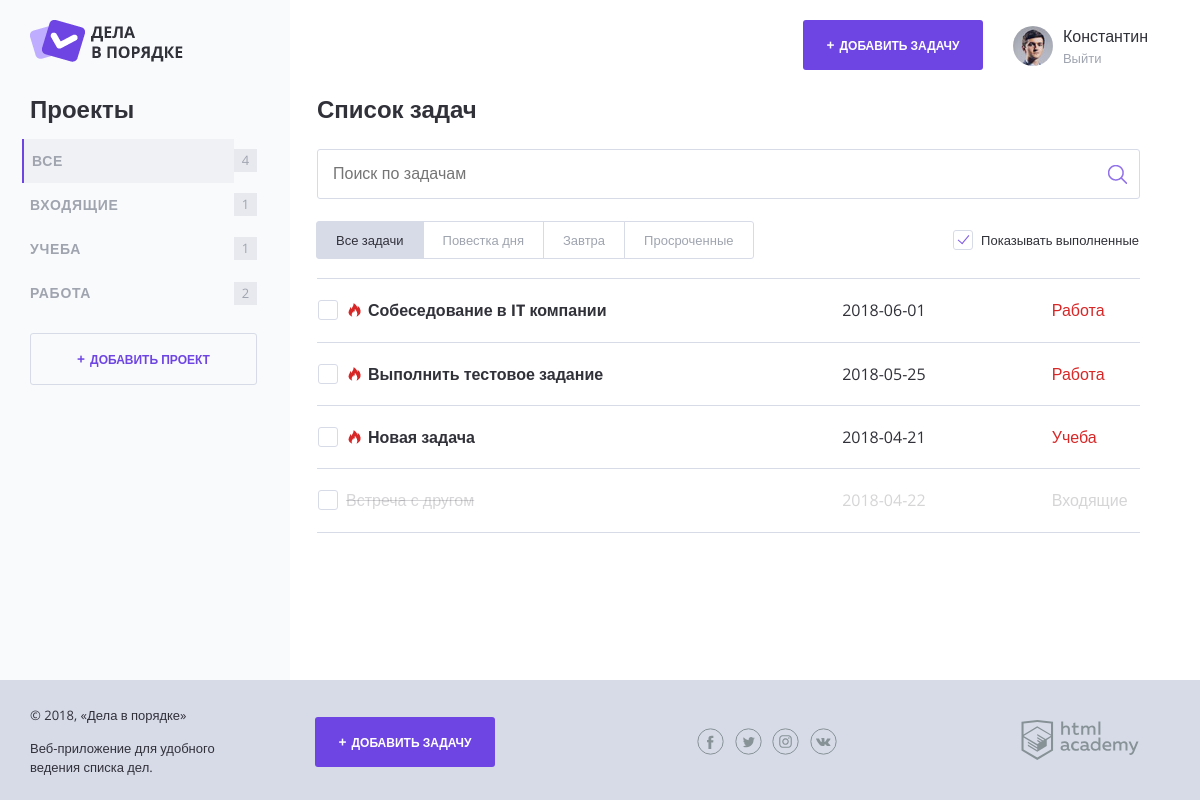
The page / on the database its author committed.
### tables this page shows
CREATE TABLE categories (
    id INT AUTO_INCREMENT PRIMARY KEY,
    project CHAR(128),
    user_id INT
  );

CREATE TABLE tasks (
    id INT AUTO_INCREMENT PRIMARY KEY,
    creation_date DATE,
    completion_date DATE,
    task_name CHAR(128),
    file_link CHAR(128),
    time_limit DATE,
    user_id INT,
    project_id INT
  );

### functions.php (called while the page is built, shortened)
<?php
function include_template($path, $data) {
    if (file_exists($path)) {
        extract($data);
        require_once($path);
        $result = ob_get_clean();
    }
    else {
        $result = "";
    }
    return $result;
}
function project_count($array, $name) {
    $amount = 0;
    if ($name == 'Все') {
        $amount = count($array);
    }
    else {
        foreach ($array as $value) {
            if ($value['project'] == $name) {
                $amount++;
            }
        }
    }
    return $amount;
}
function time_alert($end_date, $completed) {
    $important = "";
    $last_date = floor((strtotime(htmlspecialchars($end_date)) - time()) / 3600);
    if ($last_date <= 24 && $end_date != false && $completed != true) {
        $important = ('task--important');
    }
    return $important;
}
function get_projects_list($connect, $user_id) {
    $sql = "SELECT c.id, project, user_name FROM categories c JOIN users u ON c.user_id = u.id WHERE c.user_id = $user_id;";
    $query = mysqli_query($connect, $sql);
    $array = mysqli_fetch_all($query, MYSQLI_ASSOC);
    return $array;
}
function get_tasks_list($connect, $project_id, $user_id, $show_complete_tasks) {
    $sql = "SELECT t.id, task_name, project, time_limit, completion_date FROM tasks t JOIN categories c ON t.project_id = c.id WHERE t.user_id = $user_id";
    $query = mysqli_query($connect, $sql);
    $array = mysqli_fetch_all($query, MYSQLI_ASSOC);
        return $array;
}
?>

### templates/index.php (the view, shortened to what this page needs)
<h2 class="content__main-heading">Список задач</h2>
<form class="search-form" action="index.html" method="post">
    <input class="search-form__input" type="text" name="" value="" placeholder="Поиск по задачам">
    <input class="search-form__submit" type="submit" name="" value="Искать">
</form>
<div class="tasks-controls">
    <nav class="tasks-switch">
        <a href="/" class="tasks-switch__item tasks-switch__item--active">Все задачи</a>
        <a href="/" class="tasks-switch__item">Повестка дня</a>
        <a href="/" class="tasks-switch__item">Завтра</a>
        <a href="/" class="tasks-switch__item">Просроченные</a>
    </nav>
    <label class="checkbox">
        <span class="checkbox__text">Показывать выполненные</span>
    </label>
</div>
<table class="tasks">
    <? foreach ($tasks as $val): ?>
        <tr class="tasks__item task <? if ($val['completion_date']): ?>task--completed<? endif; ?> <?=time_alert($val['time_limit'], $val['completion_date'])  ?>">
            <td class="task__select">
                <label class="checkbox task__checkbox">
                    <span class="checkbox__text"><?=htmlspecialchars($val['task_name'])?></span>
                </label>
            </td>
            <td class="task__file">
                <?=htmlspecialchars($val['time_limit'])?>
            </td>
            <td class="task__date">
                <?=htmlspecialchars($val['project'])?>
            </td>
        </tr>
    <? endforeach; ?>
</table>

### templates/layout.php (shortened to what this page needs)
<!DOCTYPE html>
<html lang="ru">
<head>
    <link rel="stylesheet" href="css/normalize.css">
    <link rel="stylesheet" href="css/style.css">
    <link rel="stylesheet" href="css/flatpickr.min.css">
</head>
<body>
<div class="page-wrapper">
    <div class="container container--with-sidebar">
        <header class="main-header">
            <a href="#">
                <img src="img/logo.png" width="153" height="42" alt="Логотип Дела в порядке">
            </a>
            <div class="main-header__side">
                <a class="main-header__side-item button button--plus open-modal" href="javascript:;"
                   target="task_add">Добавить задачу</a>
                <div class="main-header__side-item user-menu">
                    <div class="user-menu__image">
                        <img src="img/user-pic.jpg" width="40" height="40" alt="Пользователь">
                    </div>
                    <div class="user-menu__data">
                        <p>Константин</p>
                        <a href="#">Выйти</a>
                    </div>
                </div>
            </div>
        </header>
        <div class="content">
            <section class="content__side">
                <h2 class="content__side-heading">Проекты</h2>
                <nav class="main-navigation">
                    <ul class="main-navigation__list">
                        <li class="main-navigation__list-item">
                            <a class="main-navigation__list-item-link <? if ($_GET['project_id'] == ''): ?>main-navigation__list-item--active<? endif; ?>" href="/index.php?project_id=&show_complete_tasks=<?=$show_complete_tasks?>">Все</a>
                            <span class="main-navigation__list-item-count"><?= project_count($tasks, 'Все'); ?></span>
                        </li>
                        <? foreach ($categories as $key => $item): ?>
                            <li class="main-navigation__list-item">
                                <a class="main-navigation__list-item-link" href="/index.php?project_id=<?=$_GET['project_id'] = $item['id']; ?>&show_complete_tasks=<?=$show_complete_tasks?>"><?=$item['project']?></a>
                                <span class="main-navigation__list-item-count"><?= project_count($tasks, $item['project']);?></span>
                            </li>
                        <? endforeach; ?>
                    </ul>
                </nav>
                <a class="button button--transparent button--plus content__side-button open-modal"
                   href="javascript:;" target="project_add">Добавить проект</a>
            </section>
            <main class="content__main"><?= $content; ?></main>
        </div>
    </div>
</div>
<footer class="main-footer">
    <div class="container">
        <div class="main-footer__copyright">
            <p>© 2018, «Дела в порядке»</p>
            <p>Веб-приложение для удобного ведения списка дел.</p>
        </div>
        <a class="main-footer__button button button--plus open-modal" target="task_add"
           href="javascript:;">Добавить задачу</a>
        <div class="main-footer__social social">
            <a class="social__link social__link--facebook" href="#">Facebook
            </a>
            <a class="social__link social__link--twitter" href="#">Twitter
            </a>
            <a class="social__link social__link--instagram" href="#">Instagram
            </a>
            <a class="social__link social__link--vkontakte" href="#">Вконтакте
            </a>
        </div>
        <div class="main-footer__developed-by">
            <a href="https://htmlacademy.ru/intensive/php">
                <img src="img/htmlacademy.svg" alt="HTML Academy" width="118" height="40">
            </a>
        </div>
    </div>
</footer>
</body>
</html>

### index.php (shortened to what this page needs)
<?php
require_once ('functions.php');
$con = mysqli_connect('127.0.0.1', 'root', '', 'doingsdone');
$show_complete_tasks = rand(0, 1);
$user_id = 2;
if (isset($_GET['project_id'])) {
    $project_id = $_GET['project_id'];
    $check_project = mysqli_query($con, "SELECT id FROM categories WHERE id = $project_id");
    if($check_project->num_rows == 0 && $project_id != '') {
        http_response_code(404);
        die();
    }
}
else {
    $project_id = '';
}
$categories = get_projects_list($con, $user_id);
$tasks = get_tasks_list($con, $project_id, $user_id, $show_complete_tasks);
$main_content = include_template('templates/index.php', ['tasks' => $tasks, 'show_complete_tasks' => $show_complete_tasks]);
$layout_content = include_template('templates/layout.php', ['project_id' => $project_id, 'categories' => $categories,
    'title' => 'Дела в порядке', 'content' => $main_content, 'tasks' => $tasks, 'show_complete_tasks' => $show_complete_tasks]);
print($layout_content);

### rows shown on the page
categories: project "ВХОДЯЩИЕ", project "1"
categories: project "УЧЕБА", project "1"
categories: project "РАБОТА", project "2"
tasks: task_name "Собеседование в IT компании", time_limit "2018-06-01", categories.project "Работа"
tasks: task_name "Выполнить тестовое задание", time_limit "2018-05-25", categories.project "Работа"
tasks: task_name "Новая задача", time_limit "2018-04-21", categories.project "Учеба"
tasks: task_name "Встреча с другом", time_limit "2018-04-22", categories.project "Входящие"

### other values the page prints
project_count($tasks, 'Все') "4"
